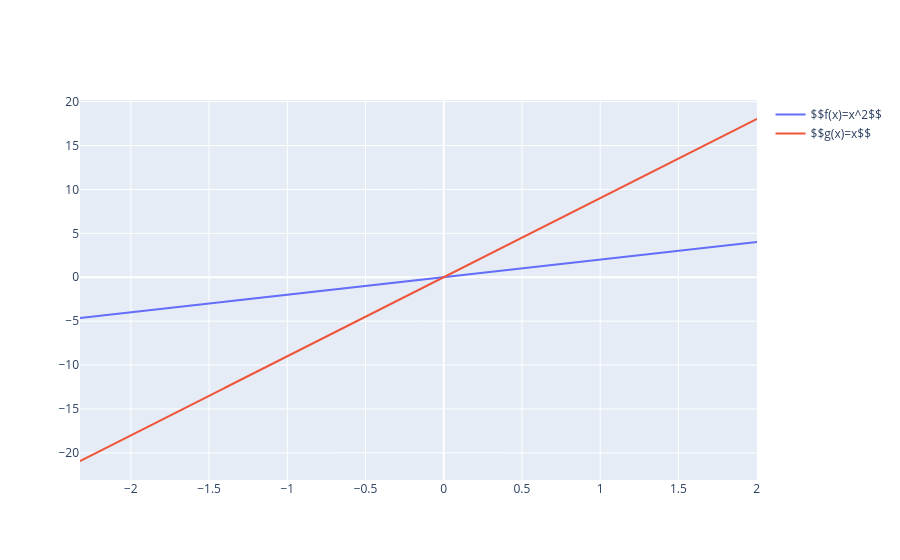

Notebook code cell kept with this figure:
### Code cell
fig = go.Figure()
fig.add_trace(go.Scatter(x=x, y=x*2, name='$$f(x)=x^2$$'))
fig.add_trace(go.Scatter(x=x, y=x*9, name='$$g(x)=x$$'))
fig.show()
